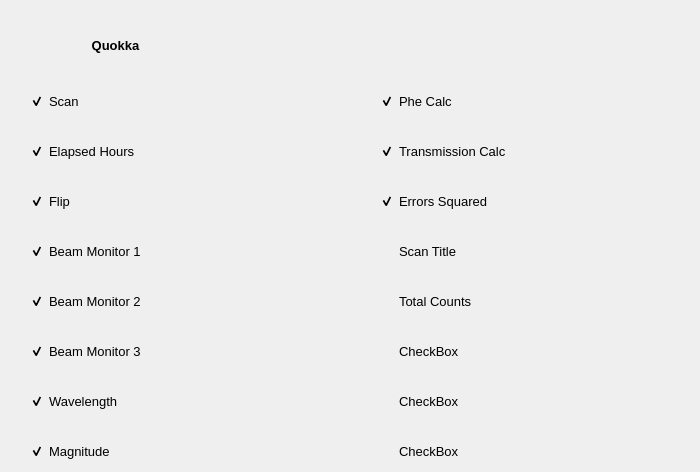
        <widget class="QWidget" name="quokka_page">
         <widget class="QCheckBox" name="checkbox_total_counts_quokka">
          <property name="geometry">
           <rect>
            <x>380</x>
            <y>290</y>
            <width>311</width>
            <height>23</height>
           </rect>
          </property>
          <property name="font">
           <font>
            <pointsize>10</pointsize>
            <weight>50</weight>
            <bold>false</bold>
           </font>
          </property>
          <property name="styleSheet">
           <string notr="true">QCheckBox {
background-color:rgb(54, 193, 193,00)
}</string>
          </property>
          <property name="text">
           <string>Total Counts</string>
          </property>
          <property name="checked">
           <bool>false</bool>
          </property>
         </widget>
         <widget class="QCheckBox" name="checkbox_beam_monitor_3_quokka">
          <property name="geometry">
           <rect>
            <x>30</x>
            <y>340</y>
            <width>311</width>
            <height>23</height>
           </rect>
          </property>
          <property name="font">
           <font>
            <pointsize>10</pointsize>
           </font>
          </property>
          <property name="styleSheet">
           <string notr="true">QCheckBox {
background-color:rgb(54, 193, 193,00)
}</string>
          </property>
          <property name="text">
           <string>Beam Monitor 3</string>
          </property>
          <property name="checked">
           <bool>true</bool>
          </property>
         </widget>
         <widget class="QCheckBox" name="checkbox_magnitude_quokka">
          <property name="geometry">
           <rect>
            <x>30</x>
            <y>440</y>
            <width>311</width>
            <height>23</height>
           </rect>
          </property>
          <property name="font">
           <font>
            <pointsize>10</pointsize>
           </font>
          </property>
          <property name="styleSheet">
           <string notr="true">QCheckBox {
background-color:rgb(54, 193, 193,00)
}</string>
          </property>
          <property name="text">
           <string>Magnitude</string>
          </property>
          <property name="checked">
           <bool>true</bool>
          </property>
         </widget>
         <widget class="QCheckBox" name="checkbox_scan_quokka">
          <property name="geometry">
           <rect>
            <x>30</x>
            <y>90</y>
            <width>311</width>
            <height>23</height>
           </rect>
          </property>
          <property name="font">
           <font>
            <pointsize>10</pointsize>
            <weight>50</weight>
            <bold>false</bold>
           </font>
          </property>
          <property name="styleSheet">
           <string notr="true">QCheckBox {
background-color:rgb(54, 193, 193,00)
}</string>
          </property>
          <property name="text">
           <string>Scan</string>
          </property>
          <property name="checked">
           <bool>true</bool>
          </property>
         </widget>
         <widget class="QCheckBox" name="checkbox_wavelength_quokka">
          <property name="geometry">
           <rect>
            <x>30</x>
            <y>390</y>
            <width>311</width>
            <height>23</height>
           </rect>
          </property>
          <property name="font">
           <font>
            <pointsize>10</pointsize>
           </font>
          </property>
          <property name="styleSheet">
           <string notr="true">QCheckBox {
background-color:rgb(54, 193, 193,00)
}</string>
          </property>
          <property name="text">
           <string>Wavelength</string>
          </property>
          <property name="checked">
           <bool>true</bool>
          </property>
         </widget>
         <widget class="QCheckBox" name="checkbox_phe_calc_quokka">
          <property name="geometry">
           <rect>
            <x>380</x>
            <y>90</y>
            <width>311</width>
            <height>23</height>
           </rect>
          </property>
          <property name="font">
           <font>
            <pointsize>10</pointsize>
           </font>
          </property>
          <property name="styleSheet">
           <string notr="true">QCheckBox {
background-color:rgb(54, 193, 193,00)
}</string>
          </property>
          <property name="text">
           <string>Phe Calc</string>
          </property>
          <property name="checked">
           <bool>true</bool>
          </property>
         </widget>
         <widget class="QCheckBox" name="checkbox_trans_calc_quokka">
          <property name="geometry">
           <rect>
            <x>380</x>
            <y>140</y>
            <width>311</width>
            <height>23</height>
           </rect>
          </property>
          <property name="font">
           <font>
            <pointsize>10</pointsize>
           </font>
          </property>
          <property name="styleSheet">
           <string notr="true">QCheckBox {
background-color:rgb(54, 193, 193,00)
}</string>
          </property>
          <property name="text">
           <string>Transmission Calc</string>
          </property>
          <property name="checked">
           <bool>true</bool>
          </property>
         </widget>
         <widget class="QCheckBox" name="checkbox_beam_monitor_2_quokka">
          <property name="geometry">
           <rect>
            <x>30</x>
            <y>290</y>
            <width>311</width>
            <height>23</height>
           </rect>
          </property>
          <property name="font">
           <font>
            <pointsize>10</pointsize>
           </font>
          </property>
          <property name="styleSheet">
           <string notr="true">QCheckBox {
background-color:rgb(54, 193, 193,00)
}</string>
          </property>
          <property name="text">
           <string>Beam Monitor 2</string>
          </property>
          <property name="checked">
           <bool>true</bool>
          </property>
         </widget>
         <widget class="QCheckBox" name="checkBox_34">
          <property name="geometry">
           <rect>
            <x>380</x>
            <y>440</y>
            <width>311</width>
            <height>23</height>
           </rect>
          </property>
          <property name="font">
           <font>
            <pointsize>10</pointsize>
           </font>
          </property>
          <property name="styleSheet">
           <string notr="true">QCheckBox {
background-color:rgb(54, 193, 193,00)
}</string>
          </property>
          <property name="text">
           <string>CheckBox</string>
          </property>
         </widget>
         <widget class="QCheckBox" name="checkBox_30">
          <property name="geometry">
           <rect>
            <x>380</x>
            <y>390</y>
            <width>301</width>
            <height>23</height>
           </rect>
          </property>
          <property name="font">
           <font>
            <pointsize>10</pointsize>
           </font>
          </property>
          <property name="styleSheet">
           <string notr="true">QCheckBox {
background-color:rgb(54, 193, 193,00)
}</string>
          </property>
          <property name="text">
           <string>CheckBox</string>
          </property>
         </widget>
         <widget class="QCheckBox" name="checkbox_beam_monitor_1_quokka">
          <property name="geometry">
           <rect>
            <x>30</x>
            <y>240</y>
            <width>311</width>
            <height>23</height>
           </rect>
          </property>
          <property name="font">
           <font>
            <pointsize>10</pointsize>
           </font>
          </property>
          <property name="styleSheet">
           <string notr="true">QCheckBox {
background-color:rgb(54, 193, 193,00)
}</string>
          </property>
          <property name="text">
           <string>Beam Monitor 1</string>
          </property>
          <property name="checked">
           <bool>true</bool>
          </property>
         </widget>
         <widget class="QCheckBox" name="checkBox_31">
          <property name="geometry">
           <rect>
            <x>380</x>
            <y>340</y>
            <width>311</width>
            <height>23</height>
           </rect>
          </property>
          <property name="font">
           <font>
            <pointsize>10</pointsize>
           </font>
          </property>
          <property name="styleSheet">
           <string notr="true">QCheckBox {
background-color:rgb(54, 193, 193,00)
}</string>
          </property>
          <property name="text">
           <string>CheckBox</string>
          </property>
          <property name="checked">
           <bool>false</bool>
          </property>
         </widget>
         <widget class="QCheckBox" name="checkbox_scan_title_quokka">
          <property name="geometry">
           <rect>
            <x>380</x>
            <y>240</y>
            <width>311</width>
            <height>23</height>
           </rect>
          </property>
          <property name="font">
           <font>
            <pointsize>10</pointsize>
           </font>
          </property>
          <property name="styleSheet">
           <string notr="true">QCheckBox {
background-color:rgb(54, 193, 193,00)
}</string>
          </property>
          <property name="text">
           <string>Scan Title</string>
          </property>
          <property name="checked">
           <bool>false</bool>
          </property>
         </widget>
         <widget class="QCheckBox" name="checkbox_errors_squared_quokka">
          <property name="geometry">
           <rect>
            <x>380</x>
            <y>190</y>
            <width>311</width>
            <height>23</height>
           </rect>
          </property>
          <property name="font">
           <font>
            <pointsize>10</pointsize>
           </font>
          </property>
          <property name="styleSheet">
           <string notr="true">QCheckBox {
background-color:rgb(54, 193, 193,00)
}</string>
          </property>
          <property name="text">
           <string>Errors Squared</string>
          </property>
          <property name="checked">
           <bool>true</bool>
          </property>
         </widget>
         <widget class="QCheckBox" name="checkbox_elapsed_hrs_quokka">
          <property name="geometry">
           <rect>
            <x>30</x>
            <y>140</y>
            <width>311</width>
            <height>23</height>
           </rect>
          </property>
          <property name="font">
           <font>
            <pointsize>10</pointsize>
            <weight>50</weight>
            <bold>false</bold>
           </font>
          </property>
          <property name="styleSheet">
           <string notr="true">QCheckBox {
background-color:rgb(54, 193, 193,00)
}</string>
          </property>
          <property name="text">
           <string>Elapsed Hours</string>
          </property>
          <property name="checked">
           <bool>true</bool>
          </property>
         </widget>
         <widget class="QCheckBox" name="checkbox_flip_state_quokka">
          <property name="geometry">
           <rect>
            <x>30</x>
            <y>190</y>
            <width>311</width>
            <height>23</height>
           </rect>
          </property>
          <property name="font">
           <font>
            <pointsize>10</pointsize>
           </font>
          </property>
          <property name="styleSheet">
           <string notr="true">QCheckBox {
background-color:rgb(54, 193, 193,00)
}</string>
          </property>
          <property name="text">
           <string>Flip</string>
          </property>
          <property name="checked">
           <bool>true</bool>
          </property>
         </widget>
         <widget class="QLabel" name="lbl_quokka_display">
          <property name="geometry">
           <rect>
            <x>30</x>
            <y>20</y>
            <width>171</width>
            <height>51</height>
           </rect>
          </property>
          <property name="font">
           <font>
            <pointsize>10</pointsize>
            <weight>75</weight>
            <bold>true</bold>
           </font>
          </property>
          <property name="styleSheet">
           <string notr="true">QLabel {
background-color:rgb(54, 193, 193,00)
}</string>
          </property>
          <property name="text">
           <string>Quokka</string>
          </property>
          <property name="alignment">
           <set>Qt::AlignCenter</set>
          </property>
          <property name="wordWrap">
           <bool>true</bool>
          </property>
         </widget>
        </widget>
